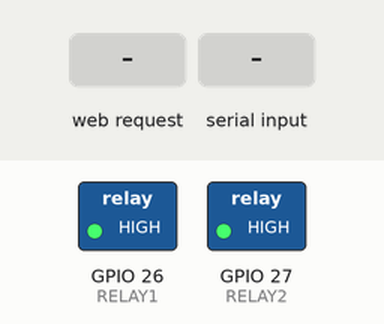
The sketch below on a simulated ESP32. Parts: switched loads named in the sketch (green lamp = pin HIGH). The inputs (shaded band) are chosen by the test bench. WiFi joins after 1.5 s; servers stay silent unless stated; what the sketch prints to the serial monitor is not drawn.

Above: at 2.7 s.
2.8 s: HTTP request GET /bulbon received
At 3.4 s:
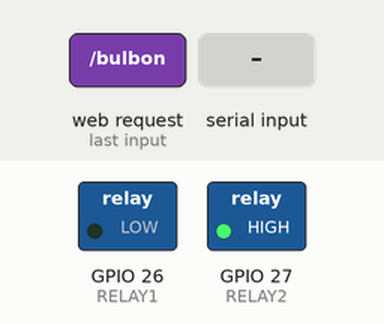
4.3 s: "FAN_ON\n" received over Serial
At 4.6 s:
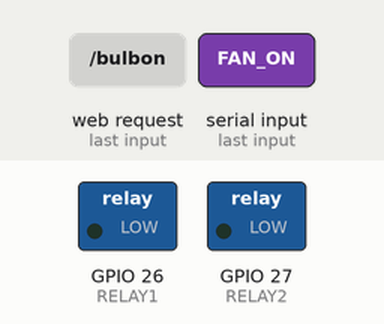
5.8 s: HTTP request GET /bulboff received
At 6.9 s:
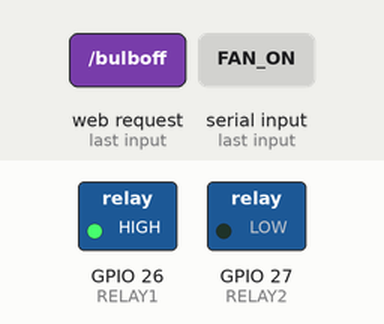
7.3 s: HTTP request GET /fanoff received
At 8.1 s:
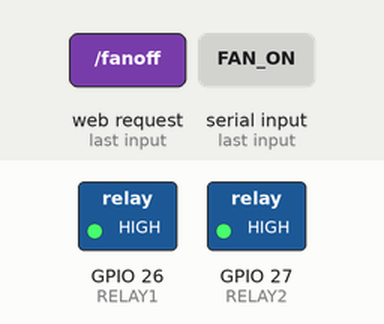
8.8 s: HTTP request GET /fanon received
At 9.2 s:
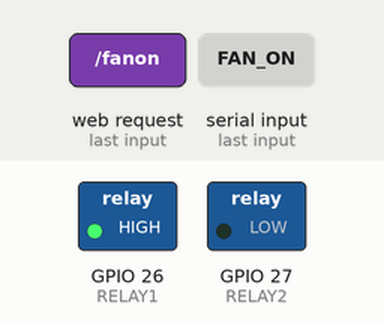
Timing chart, 0 to 11.3 s (numbered marks = the images above; inputs shaded):
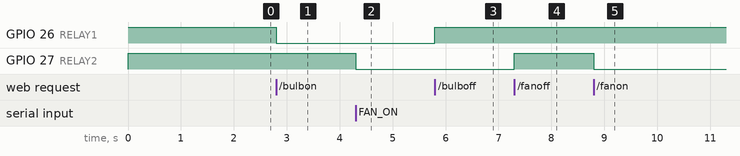

Measured:
- after the input at 2.8 s, GPIO 26 (RELAY1): HIGH → LOW at once
- after the input at 4.3 s, GPIO 27 (RELAY2): HIGH → LOW at once
- after the input at 5.8 s, GPIO 26 (RELAY1): LOW → HIGH at once
- after the input at 7.3 s, GPIO 27 (RELAY2): LOW → HIGH at once
- after the input at 8.8 s, GPIO 27 (RELAY2): HIGH → LOW at once

The sketch:

ESP32.ino
```cpp
#include <WiFi.h>
#include <WebServer.h>

const char* ssid = "Your Wifi Name";
const char* password = "Your Wifi password";

WebServer server(80);

#define RELAY1 26
#define RELAY2 27

bool bulb = false;
bool fan = false;

HardwareSerial ArduinoSerial(2);

void sendStatus()
{
  ArduinoSerial.print("B:");
  ArduinoSerial.print(bulb ? "ON" : "OFF");
  ArduinoSerial.print(",F:");
  ArduinoSerial.println(fan ? "ON" : "OFF");
}

String webpage()
{
  String page="";

  page+="<html>";
  page+="<head>";
  page+="<title>Home Automation</title>";
  page+="<style>";
  page+="body{font-family:Arial;text-align:center;background:#f2f2f2;}";
  page+="button{width:180px;height:50px;font-size:20px;margin:10px;}";
  page+="</style>";
  page+="</head>";

  page+="<body>";

  page+="<h1>HOME AUTOMATION</h1>";

  page+="<h2>Bulb : ";
  page+=bulb?"ON":"OFF";
  page+="</h2>";

  page+="<a href='/bulbon'><button>Bulb ON</button></a>";
  page+="<a href='/bulboff'><button>Bulb OFF</button></a>";

  page+="<br><br>";

  page+="<h2>Fan : ";
  page+=fan?"ON":"OFF";
  page+="</h2>";

  page+="<a href='/fanon'><button>Fan ON</button></a>";
  page+="<a href='/fanoff'><button>Fan OFF</button></a>";

  page+="</body></html>";

  return page;
}

void home()
{
  server.send(200,"text/html",webpage());
}

void bulbOn()
{
  digitalWrite(RELAY1,LOW);
  bulb=true;
  sendStatus();
  home();
}

void bulbOff()
{
  digitalWrite(RELAY1,HIGH);
  bulb=false;
  sendStatus();
  home();
}

void fanOn()
{
  digitalWrite(RELAY2,LOW);
  fan=true;
  sendStatus();
  home();
}

void fanOff()
{
  digitalWrite(RELAY2,HIGH);
  fan=false;
  sendStatus();
  home();
}

void setup()
{
  Serial.begin(115200);

  ArduinoSerial.begin(9600,SERIAL_8N1,16,17);

  pinMode(RELAY1,OUTPUT);
  pinMode(RELAY2,OUTPUT);

  digitalWrite(RELAY1,HIGH);
  digitalWrite(RELAY2,HIGH);

  WiFi.begin(ssid,password);

  while(WiFi.status()!=WL_CONNECTED)
  {
    delay(500);
  }

  Serial.println(WiFi.localIP());

  server.on("/",home);

  server.on("/bulbon",bulbOn);
  server.on("/bulboff",bulbOff);

  server.on("/fanon",fanOn);
  server.on("/fanoff",fanOff);

  server.begin();

  sendStatus();
}

void loop()
{
  server.handleClient();

  if(Serial.available())
  {
    String cmd=Serial.readStringUntil('\n');
    cmd.trim();

    if(cmd=="BULB_ON")
    {
      bulbOn();
    }

    else if(cmd=="BULB_OFF")
    {
      bulbOff();
    }

    else if(cmd=="FAN_ON")
    {
      fanOn();
    }

    else if(cmd=="FAN_OFF")
    {
      fanOff();
    }
  }
}
```
